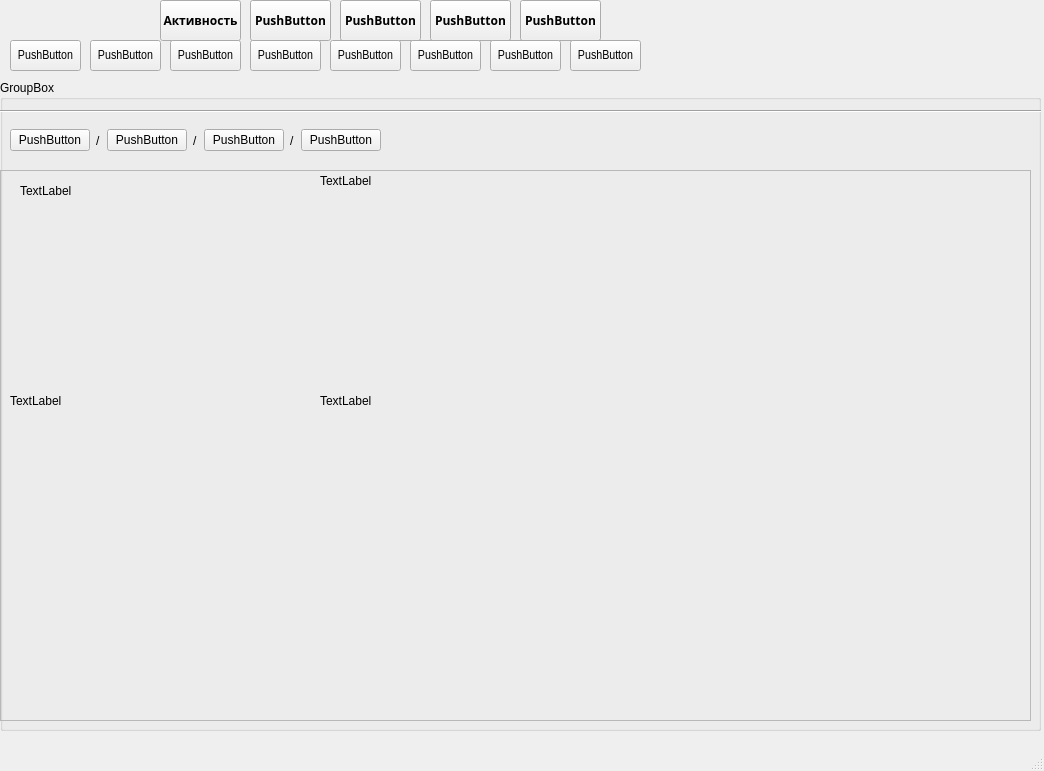
<?xml version="1.0" encoding="UTF-8"?>
<ui version="4.0">
 <class>MainWindow</class>
 <widget class="QMainWindow" name="MainWindow">
  <property name="geometry">
   <rect>
    <x>0</x>
    <y>0</y>
    <width>1044</width>
    <height>771</height>
   </rect>
  </property>
  <property name="windowTitle">
   <string>MainWindow</string>
  </property>
  <widget class="QWidget" name="centralwidget">
   <widget class="QWidget" name="shapka" native="true">
    <property name="geometry">
     <rect>
      <x>0</x>
      <y>0</y>
      <width>1041</width>
      <height>41</height>
     </rect>
    </property>
    <property name="font">
     <font>
      <family>Arial Black</family>
      <weight>75</weight>
      <bold>true</bold>
     </font>
    </property>
    <property name="mouseTracking">
     <bool>false</bool>
    </property>
    <property name="styleSheet">
     <string notr="true"/>
    </property>
    <widget class="QPushButton" name="main_button1">
     <property name="geometry">
      <rect>
       <x>160</x>
       <y>0</y>
       <width>81</width>
       <height>41</height>
      </rect>
     </property>
     <property name="text">
      <string>Активность</string>
     </property>
    </widget>
    <widget class="QPushButton" name="main_button2">
     <property name="geometry">
      <rect>
       <x>250</x>
       <y>0</y>
       <width>81</width>
       <height>41</height>
      </rect>
     </property>
     <property name="text">
      <string>PushButton</string>
     </property>
    </widget>
    <widget class="QPushButton" name="main_button3">
     <property name="geometry">
      <rect>
       <x>340</x>
       <y>0</y>
       <width>81</width>
       <height>41</height>
      </rect>
     </property>
     <property name="text">
      <string>PushButton</string>
     </property>
    </widget>
    <widget class="QPushButton" name="main_button4">
     <property name="geometry">
      <rect>
       <x>430</x>
       <y>0</y>
       <width>81</width>
       <height>41</height>
      </rect>
     </property>
     <property name="text">
      <string>PushButton</string>
     </property>
    </widget>
    <widget class="QPushButton" name="pushButton_9">
     <property name="geometry">
      <rect>
       <x>520</x>
       <y>0</y>
       <width>81</width>
       <height>41</height>
      </rect>
     </property>
     <property name="text">
      <string>PushButton</string>
     </property>
    </widget>
    <widget class="QWidget" name="logo" native="true">
     <property name="geometry">
      <rect>
       <x>-1</x>
       <y>-1</y>
       <width>151</width>
       <height>41</height>
      </rect>
     </property>
    </widget>
   </widget>
   <widget class="QWidget" name="podshapka" native="true">
    <property name="geometry">
     <rect>
      <x>0</x>
      <y>40</y>
      <width>1041</width>
      <height>31</height>
     </rect>
    </property>
    <property name="font">
     <font>
      <family>Arial Narrow</family>
      <pointsize>10</pointsize>
     </font>
    </property>
    <widget class="QPushButton" name="pushButton_10">
     <property name="geometry">
      <rect>
       <x>10</x>
       <y>0</y>
       <width>71</width>
       <height>31</height>
      </rect>
     </property>
     <property name="text">
      <string>PushButton</string>
     </property>
    </widget>
    <widget class="QPushButton" name="pushButton_11">
     <property name="geometry">
      <rect>
       <x>90</x>
       <y>0</y>
       <width>71</width>
       <height>31</height>
      </rect>
     </property>
     <property name="text">
      <string>PushButton</string>
     </property>
    </widget>
    <widget class="QPushButton" name="pushButton_12">
     <property name="geometry">
      <rect>
       <x>170</x>
       <y>0</y>
       <width>71</width>
       <height>31</height>
      </rect>
     </property>
     <property name="text">
      <string>PushButton</string>
     </property>
    </widget>
    <widget class="QPushButton" name="pushButton_13">
     <property name="geometry">
      <rect>
       <x>250</x>
       <y>0</y>
       <width>71</width>
       <height>31</height>
      </rect>
     </property>
     <property name="text">
      <string>PushButton</string>
     </property>
    </widget>
    <widget class="QPushButton" name="pushButton_14">
     <property name="geometry">
      <rect>
       <x>330</x>
       <y>0</y>
       <width>71</width>
       <height>31</height>
      </rect>
     </property>
     <property name="text">
      <string>PushButton</string>
     </property>
    </widget>
    <widget class="QPushButton" name="pushButton_15">
     <property name="geometry">
      <rect>
       <x>410</x>
       <y>0</y>
       <width>71</width>
       <height>31</height>
      </rect>
     </property>
     <property name="text">
      <string>PushButton</string>
     </property>
    </widget>
    <widget class="QPushButton" name="pushButton_16">
     <property name="geometry">
      <rect>
       <x>490</x>
       <y>0</y>
       <width>71</width>
       <height>31</height>
      </rect>
     </property>
     <property name="text">
      <string>PushButton</string>
     </property>
    </widget>
    <widget class="QPushButton" name="pushButton_17">
     <property name="geometry">
      <rect>
       <x>570</x>
       <y>0</y>
       <width>71</width>
       <height>31</height>
      </rect>
     </property>
     <property name="text">
      <string>PushButton</string>
     </property>
    </widget>
   </widget>
   <widget class="QGroupBox" name="mainopen">
    <property name="geometry">
     <rect>
      <x>0</x>
      <y>80</y>
      <width>1041</width>
      <height>651</height>
     </rect>
    </property>
    <property name="title">
     <string>GroupBox</string>
    </property>
    <widget class="QWidget" name="horizontalLayoutWidget">
     <property name="geometry">
      <rect>
       <x>10</x>
       <y>40</y>
       <width>1021</width>
       <height>41</height>
      </rect>
     </property>
     <layout class="QHBoxLayout" name="main_buttons">
      <item>
       <widget class="QPushButton" name="pushButton_2">
        <property name="text">
         <string>PushButton</string>
        </property>
       </widget>
      </item>
      <item>
       <widget class="QLabel" name="label_6">
        <property name="text">
         <string>/</string>
        </property>
       </widget>
      </item>
      <item>
       <widget class="QPushButton" name="pushButton">
        <property name="text">
         <string>PushButton</string>
        </property>
       </widget>
      </item>
      <item>
       <widget class="QLabel" name="label_7">
        <property name="text">
         <string>/</string>
        </property>
       </widget>
      </item>
      <item>
       <widget class="QPushButton" name="pushButton_3">
        <property name="text">
         <string>PushButton</string>
        </property>
       </widget>
      </item>
      <item>
       <widget class="QLabel" name="label_8">
        <property name="text">
         <string>/</string>
        </property>
       </widget>
      </item>
      <item>
       <widget class="QPushButton" name="pushButton_4">
        <property name="text">
         <string>PushButton</string>
        </property>
       </widget>
      </item>
      <item>
       <spacer name="horizontalSpacer">
        <property name="orientation">
         <enum>Qt::Horizontal</enum>
        </property>
        <property name="sizeHint" stdset="0">
         <size>
          <width>40</width>
          <height>20</height>
         </size>
        </property>
       </spacer>
      </item>
     </layout>
    </widget>
    <widget class="QFrame" name="changes_active">
     <property name="geometry">
      <rect>
       <x>0</x>
       <y>90</y>
       <width>1031</width>
       <height>551</height>
      </rect>
     </property>
     <property name="frameShape">
      <enum>QFrame::StyledPanel</enum>
     </property>
     <property name="frameShadow">
      <enum>QFrame::Raised</enum>
     </property>
     <widget class="QWidget" name="widget" native="true">
      <property name="geometry">
       <rect>
        <x>10</x>
        <y>10</y>
        <width>291</width>
        <height>201</height>
       </rect>
      </property>
      <widget class="QWidget" name="widget_2" native="true">
       <property name="geometry">
        <rect>
         <x>10</x>
         <y>20</y>
         <width>281</width>
         <height>181</height>
        </rect>
       </property>
      </widget>
      <widget class="QLabel" name="label">
       <property name="geometry">
        <rect>
         <x>10</x>
         <y>0</y>
         <width>231</width>
         <height>21</height>
        </rect>
       </property>
       <property name="text">
        <string>TextLabel</string>
       </property>
      </widget>
     </widget>
     <widget class="QWidget" name="widget_3" native="true">
      <property name="geometry">
       <rect>
        <x>310</x>
        <y>0</y>
        <width>471</width>
        <height>211</height>
       </rect>
      </property>
      <widget class="QWidget" name="widget_4" native="true">
       <property name="geometry">
        <rect>
         <x>10</x>
         <y>20</y>
         <width>461</width>
         <height>191</height>
        </rect>
       </property>
      </widget>
      <widget class="QLabel" name="label_2">
       <property name="geometry">
        <rect>
         <x>10</x>
         <y>0</y>
         <width>291</width>
         <height>21</height>
        </rect>
       </property>
       <property name="text">
        <string>TextLabel</string>
       </property>
      </widget>
     </widget>
     <widget class="QWidget" name="widget_5" native="true">
      <property name="geometry">
       <rect>
        <x>0</x>
        <y>220</y>
        <width>291</width>
        <height>261</height>
       </rect>
      </property>
      <widget class="QWidget" name="widget_6" native="true">
       <property name="geometry">
        <rect>
         <x>10</x>
         <y>20</y>
         <width>281</width>
         <height>241</height>
        </rect>
       </property>
      </widget>
      <widget class="QLabel" name="label_3">
       <property name="geometry">
        <rect>
         <x>10</x>
         <y>0</y>
         <width>281</width>
         <height>21</height>
        </rect>
       </property>
       <property name="text">
        <string>TextLabel</string>
       </property>
      </widget>
     </widget>
     <widget class="QWidget" name="widget_7" native="true">
      <property name="geometry">
       <rect>
        <x>310</x>
        <y>220</y>
        <width>471</width>
        <height>261</height>
       </rect>
      </property>
      <widget class="QWidget" name="widget_9" native="true">
       <property name="geometry">
        <rect>
         <x>10</x>
         <y>20</y>
         <width>461</width>
         <height>241</height>
        </rect>
       </property>
      </widget>
      <widget class="QLabel" name="label_5">
       <property name="geometry">
        <rect>
         <x>10</x>
         <y>0</y>
         <width>291</width>
         <height>21</height>
        </rect>
       </property>
       <property name="text">
        <string>TextLabel</string>
       </property>
      </widget>
     </widget>
    </widget>
    <widget class="Line" name="line">
     <property name="geometry">
      <rect>
       <x>0</x>
       <y>30</y>
       <width>1059</width>
       <height>3</height>
      </rect>
     </property>
     <property name="orientation">
      <enum>Qt::Horizontal</enum>
     </property>
    </widget>
   </widget>
  </widget>
  <widget class="QMenuBar" name="menubar">
   <property name="geometry">
    <rect>
     <x>0</x>
     <y>0</y>
     <width>1044</width>
     <height>21</height>
    </rect>
   </property>
  </widget>
  <widget class="QStatusBar" name="statusbar"/>
 </widget>
 <resources/>
 <connections/>
</ui>
